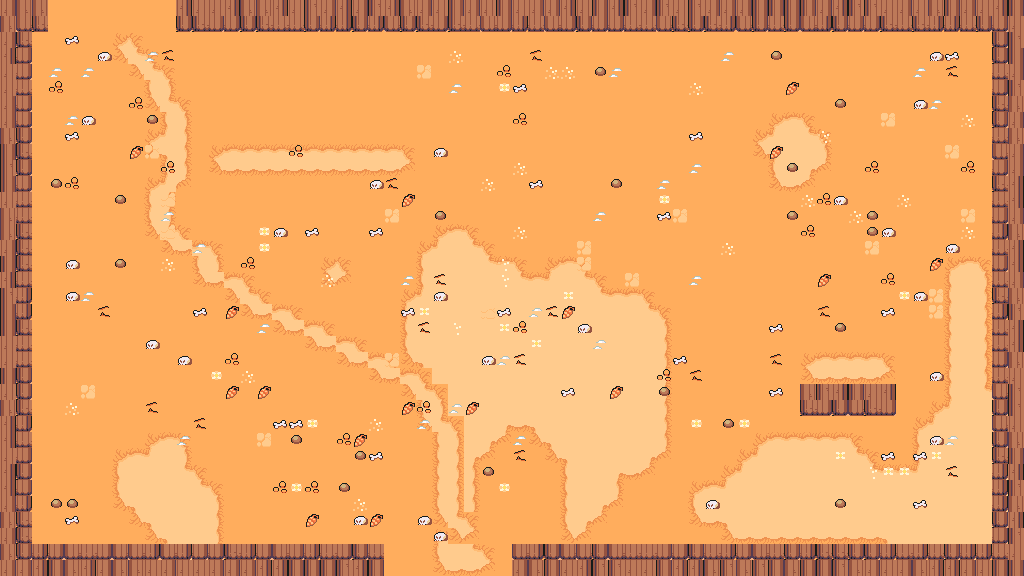

Tiled map render using the project's own tile images. Description and the map definition, with tile-layer contents summarised, below:
An orthogonal 64x36 tile map with 16x16 px tiles, 7 tile layers (floor, ground, path, decor, ...), 5 tilesets and 44 objects (26x prop, 8x spawn, 7x obstacle, 2x door, playerStart).

<map version="1.10" tiledversion="1.11.0" orientation="orthogonal" renderorder="right-down" width="64" height="36" tilewidth="16" tileheight="16" infinite="0" nextlayerid="9" nextobjectid="45">
 <properties>
    <property name="chapter" type="int" value="4" />
    <property name="room" type="int" value="10" />
    <property name="isBossRoom" type="bool" value="false" />
 </properties>
 <tileset firstgid="1" source="desert.tsx" />
 <tileset firstgid="241" source="camp.tsx" />
 <tileset firstgid="448" source="floordetail.tsx" />
 <tileset firstgid="528" source="relief.tsx" />
 <tileset firstgid="768" source="tilefloor.tsx" />
 <layer id="1" name="floor" width="64" height="36">
  <data>[2304 cells, 2304 non-empty, 1 distinct tile ids]</data>
 </layer>
 <layer id="2" name="ground" width="64" height="36">
  <data>[2304 cells, 509 non-empty, 13 distinct tile ids]</data>
 </layer>
 <layer id="3" name="path" width="64" height="36">
  <data>[2304 cells, 115 non-empty, 11 distinct tile ids]</data>
 </layer>
 <layer id="4" name="decor" width="64" height="36">
  <data>[2304 cells, 211 non-empty, 10 distinct tile ids]</data>
 </layer>
 <layer id="5" name="border-back" width="64" height="36">
  <data>[2304 cells, 352 non-empty, 12 distinct tile ids]</data>
 </layer>
 <layer id="6" name="border-mid" width="64" height="36">
  <data>[2304 cells, 0 non-empty, 0 distinct tile ids]</data>
 </layer>
 <layer id="7" name="border-front" width="64" height="36">
  <data>[2304 cells, 12 non-empty, 9 distinct tile ids]</data>
 </layer>
 <objectgroup id="8" name="objects">
  <object id="1" name="playerStart" x="448" y="352"><point /></object>
  <object id="2" name="spawn" x="344" y="312">
   <properties>
    <property name="role" value="chaser" />
    <property name="wave" type="int" value="1" />
    <property name="elite" type="bool" value="false" />
   </properties>
  <point /></object>
  <object id="3" name="spawn" x="592" y="424">
   <properties>
    <property name="role" value="caster" />
    <property name="wave" type="int" value="1" />
    <property name="elite" type="bool" value="false" />
   </properties>
  <point /></object>
  <object id="4" name="spawn" x="432" y="240">
   <properties>
    <property name="role" value="chaser" />
    <property name="wave" type="int" value="2" />
    <property name="elite" type="bool" value="false" />
   </properties>
  <point /></object>
  <object id="5" name="spawn" x="464" y="224">
   <properties>
    <property name="role" value="tank" />
    <property name="wave" type="int" value="2" />
    <property name="elite" type="bool" value="false" />
   </properties>
  <point /></object>
  <object id="6" name="spawn" x="312" y="336">
   <properties>
    <property name="role" value="sniper" />
    <property name="wave" type="int" value="2" />
    <property name="elite" type="bool" value="false" />
   </properties>
  <point /></object>
  <object id="7" name="spawn" x="616" y="344">
   <properties>
    <property name="role" value="caster" />
    <property name="wave" type="int" value="3" />
    <property name="elite" type="bool" value="false" />
   </properties>
  <point /></object>
  <object id="8" name="spawn" x="544" y="240">
   <properties>
    <property name="role" value="chaser" />
    <property name="wave" type="int" value="3" />
    <property name="elite" type="bool" value="false" />
   </properties>
  <point /></object>
  <object id="9" name="spawn" x="368" y="256">
   <properties>
    <property name="role" value="splitter" />
    <property name="wave" type="int" value="3" />
    <property name="elite" type="bool" value="false" />
   </properties>
  <point /></object>
  <object id="10" name="door" x="448" y="568"><point /></object>
  <object id="11" name="door" x="120" y="8"><point /></object>
  <object id="12" name="obstacle" x="0" y="544" width="384" height="32">
   <properties>
    <property name="kind" value="edge" />
   </properties>
  </object>
  <object id="13" name="obstacle" x="512" y="544" width="512" height="32">
   <properties>
    <property name="kind" value="edge" />
   </properties>
  </object>
  <object id="14" name="obstacle" x="0" y="0" width="48" height="32">
   <properties>
    <property name="kind" value="edge" />
   </properties>
  </object>
  <object id="15" name="obstacle" x="176" y="0" width="848" height="32">
   <properties>
    <property name="kind" value="edge" />
   </properties>
  </object>
  <object id="16" name="obstacle" x="0" y="32" width="32" height="512">
   <properties>
    <property name="kind" value="edge" />
   </properties>
  </object>
  <object id="17" name="obstacle" x="992" y="32" width="32" height="512">
   <properties>
    <property name="kind" value="edge" />
   </properties>
  </object>
  <object id="18" name="obstacle" x="800" y="352" width="96" height="64">
   <properties>
    <property name="kind" value="edge" />
   </properties>
  </object>
  <object id="19" name="prop" x="208" y="80" width="48" height="48">
   <properties>
    <property name="key" value="desert-dome" />
   </properties>
  </object>
  <object id="20" name="prop" x="272" y="80" width="48" height="48">
   <properties>
    <property name="key" value="camp-tent-open" />
   </properties>
  </object>
  <object id="21" name="prop" x="336" y="48" width="46" height="80">
   <properties>
    <property name="key" value="desert-tower" />
   </properties>
  </object>
  <object id="22" name="prop" x="192" y="176" width="32" height="32">
   <properties>
    <property name="key" value="desert-fountain" />
   </properties>
  </object>
  <object id="23" name="prop" x="256" y="176" width="28" height="26">
   <properties>
    <property name="key" value="camp-well" />
   </properties>
  </object>
  <object id="24" name="prop" x="336" y="176" width="16" height="30">
   <properties>
    <property name="key" value="camp-signpost" />
   </properties>
  </object>
  <object id="25" name="prop" x="288" y="64" width="16" height="16">
   <properties>
    <property name="key" value="desert-skull" />
   </properties>
  </object>
  <object id="26" name="prop" x="192" y="64" width="32" height="16">
   <properties>
    <property name="key" value="camp-table" />
   </properties>
  </object>
  <object id="27" name="prop" x="736" y="384" width="16" height="16">
   <properties>
    <property name="key" value="rock-sandstone-small" />
   </properties>
  </object>
  <object id="28" name="prop" x="190" y="464" width="48" height="48">
   <properties>
    <property name="key" value="desert-dome" />
   </properties>
  </object>
  <object id="29" name="prop" x="734" y="95" width="32" height="31">
   <properties>
    <property name="key" value="camp-barrel" />
   </properties>
  </object>
  <object id="30" name="prop" x="592" y="112" width="16" height="16">
   <properties>
    <property name="key" value="desert-fish-bones" />
   </properties>
  </object>
  <object id="31" name="prop" x="832" y="64" width="16" height="15">
   <properties>
    <property name="key" value="desert-bush-dry" />
   </properties>
  </object>
  <object id="32" name="prop" x="656" y="80" width="16" height="18">
   <properties>
    <property name="key" value="desert-potted-palm" />
   </properties>
  </object>
  <object id="33" name="prop" x="928" y="192" width="16" height="16">
   <properties>
    <property name="key" value="desert-shell" />
   </properties>
  </object>
  <object id="34" name="prop" x="78" y="446" width="32" height="32">
   <properties>
    <property name="key" value="rock-sandstone" />
   </properties>
  </object>
  <object id="35" name="prop" x="224" y="512" width="16" height="18">
   <properties>
    <property name="key" value="desert-potted-palm" />
   </properties>
  </object>
  <object id="36" name="prop" x="224" y="432" width="16" height="16">
   <properties>
    <property name="key" value="desert-fish-bones" />
   </properties>
  </object>
  </objectgroup>
</map>
<!-- 8 of 44 objects omitted -->
